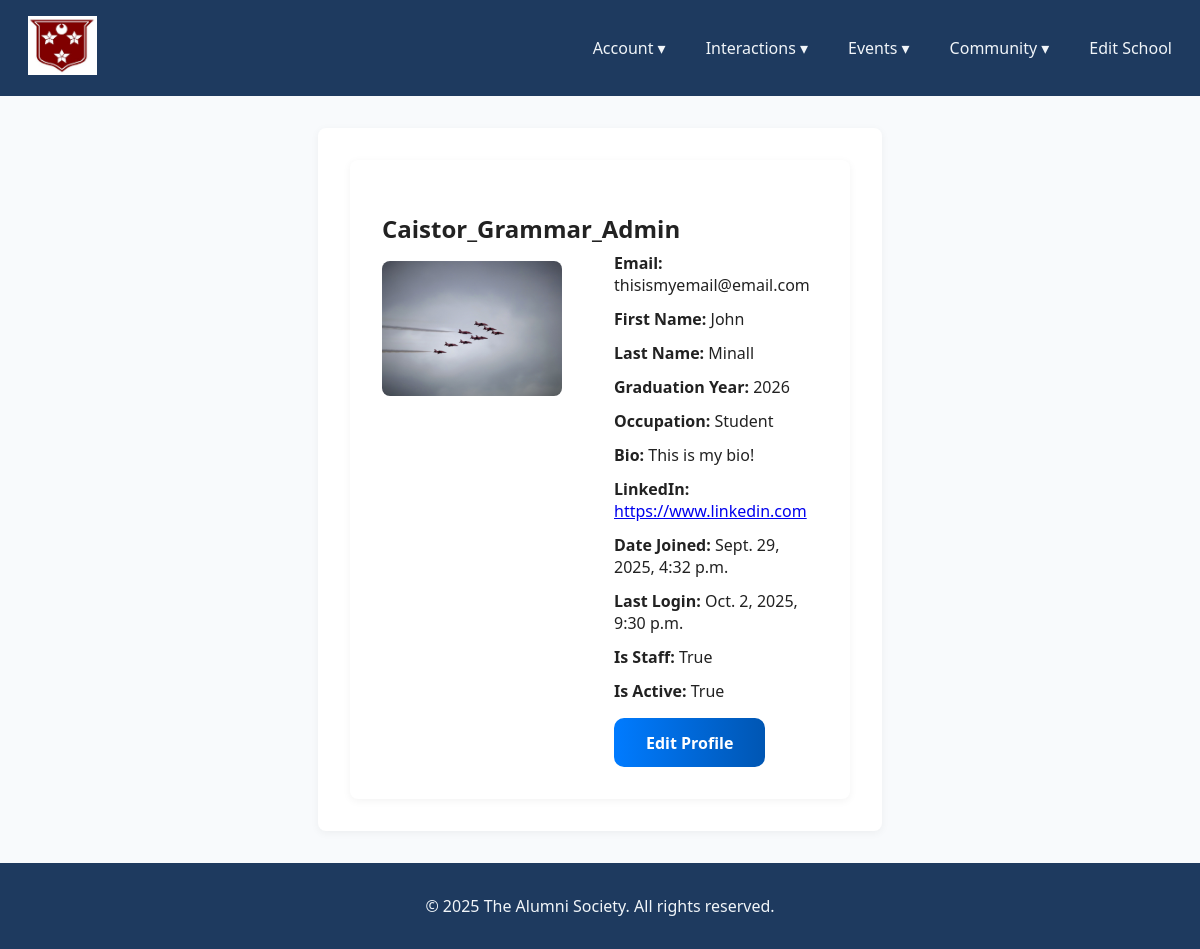
Screenshot of /accounts/profile/ (signed in) with the database file from the repository.
### Accounts/models.py (models this page shows, shortened)
class User(AbstractUser):
    school = models.ForeignKey(School, on_delete=models.CASCADE, related_name="users", null=True, blank=True)
    graduation_year = models.PositiveIntegerField(null=True, blank=True)
    occupation = models.CharField(max_length=100, blank=True)
    bio = models.TextField(blank=True)
    linkedin_url = models.URLField(blank=True)
    profile_picture = models.ImageField(upload_to='profile_pics/', blank=True, null=True)
    is_staff_account = models.BooleanField(default=False)
    is_superuser_account = models.BooleanField(default=False)
    is_student_account = models.BooleanField(default=False)

### schools/models.py (models this page shows, shortened)
class School(models.Model):
    name = models.CharField(max_length=255, unique=True)
    logo = models.ImageField(upload_to="school_logos/", blank=True, null=True)
    description = models.TextField(blank=True)
    address = models.TextField(blank=True)
    banner_image = models.ImageField(upload_to="school_banners/", blank=True, null=True)

### Accounts/views.py (the view)
    def wrapper(request, *args, **kwargs):
        if not request.user.is_authenticated:
            return redirect('Accounts:login')
        return view_func(request, *args, **kwargs)

### Accounts/views.py (called while the page is built)
def user_login_required(view_func):
    def wrapper(request, *args, **kwargs):
        if not request.user.is_authenticated:
            return redirect('Accounts:login')
        return view_func(request, *args, **kwargs)
    return wrapper

@user_login_required
def profile_view(request):
    if not request.user.is_authenticated:
        return redirect('Accounts:login')
    return render(request, 'accounts/profile.html', {'user': request.user})

### Accounts/templates/accounts/profile.html
{% extends "Main/base.html" %}
{% load static %}
{% block content %}
<div class="profile-container">
    <div class="profile-box">
        <div class="profile-left">
            <h2 class="profile-username">{{ user.username }}</h2>
            {% if user.profile_picture %}
            <img src="{{ user.profile_picture.url }}" alt="Profile picture" class="profile-img">
            {% else %}
            <div class="no-picture">No Profile Picture</div>
            {% endif %}
        </div>
        <div class="profile-right">
            <ul>
                <br><br>
                <li><strong>Email:</strong> {{ user.email }}</li>
                <li><strong>First Name:</strong> {{ user.first_name }}</li>
                <li><strong>Last Name:</strong> {{ user.last_name }}</li>
                <li><strong>Graduation Year:</strong> {{ user.graduation_year }}</li>
                <li><strong>Occupation:</strong> {{ user.occupation }}</li>
                <li><strong>Bio:</strong> {{ user.bio|default:"Not provided" }}</li>
                <li><strong>LinkedIn:</strong>
                    {% if user.linkedin_url %}
                    <a class="social" href="{{ user.linkedin_url }}" target="_blank">{{ user.linkedin_url }}</a>
                    {% else %}
                    <span class="text-muted">Not provided</span>
                    {% endif %}
                </li>
                <li><strong>Date Joined:</strong> {{ user.date_joined }}</li>
                <li><strong>Last Login:</strong> {{ user.last_login }}</li>
                <li><strong>Is Staff:</strong> {{ user.is_staff_account }}</li>
                <li><strong>Is Active:</strong> {{ user.is_active }}</li>
            </ul>
            <a href="{% url 'Accounts:edit_profile' %}" class="btn-primary">Edit Profile</a>
        </div>
    </div>
</div>
{% endblock %}

### Main/templates/Main/base.html (shortened to what this page needs)
<!DOCTYPE html>
<html lang="en">
<head>
    {% load static %}
    <link rel="stylesheet" href="{% static 'Main/style.css' %}">
</head>
<body>
<nav>
  <div class="nav-container">
    <div class="logo">
      <a href="{% url 'Main:homepage' %}" class="logo1">
        <p class="navtitle">
          {% if user.is_authenticated %}
            <img class="navbar-logo" src="{{ user.school.logo.url }}">
          {% else %}
            <img class="navbar-logo" src="{% static 'images/The Alumni Society Logo.png' %}" alt="Logo">
            {% endif %}
      </a>
    </div>
    <ul class="nav-links">
      {% if user.is_authenticated %}
      <li class="dropdown">
        <a href="#">Account ▾</a>
      </li>
      <li class="dropdown">
        <a href="#">Interactions ▾</a>
      </li>
      <li class="dropdown">
        <a href="#">Events ▾</a>
      </li>
      <li class="dropdown">
        <a href="#">Community ▾</a>
      </li>
      {% else %}
      <li><a href="{% url 'Accounts:login' %}">Login</a></li>
      <li><a href="{% url 'Accounts:create_account' %}">Create Account</a></li>
      {% endif %}
      {% if user.is_staff_account %}
      <li><a href="{% url 'schools:edit_school' user.school.id %}">Edit School</a></li>
      {% endif %}
    </ul>
  </div>
</nav>
    <main>
        {% block content %}
        {% endblock %}
    </main>
    <footer>
        <p>&copy; {{ year|default:2025 }} The Alumni Society. All rights reserved.</p>
    </footer>
</body>
</html>

### Main/static/Main/style.css (style rules this page uses)
nav { background: #1e3a5f; padding: 0.5rem 1rem; }
footer { background: #1e3a5f; padding: 1rem 0; text-align: center; color: #f1f5f9; }
.nav-container { display: flex; justify-content: space-between; align-items: center; max-height: 80px; }
.nav-links { list-style: none; display: flex; gap: 1rem; margin: 0; padding: 0; }
.nav-links li { position: relative; }
.logo1 { text-decoration: none; color: inherit; }
.navtitle { color: #f1f5f9; text-decoration: none; padding: 0.5rem 0.75rem; display: block; }
.nav-links a { color: #f1f5f9; text-decoration: none; padding: 0.5rem 0.75rem; display: block; }
body { display: flex; flex-direction: column; min-height: 100vh; margin: 0; padding: 0; font-family: 'Segoe UI', Arial, sans-serif; background-color: #f8fafc; color: #222; }
main { flex: 1; }
.navbar-logo { min-height: 50px; max-width: 120px; max-height: 60px; height: auto; width: auto; object-fit: contain; }
.profile-container { max-width: 900px; margin: 2rem auto; padding: 2rem; }
.profile-box { display: flex; flex-wrap: wrap; background: #fff; border-radius: 8px; box-shadow: 0 2px 8px rgba(0,0,0,0.05); padding: 2rem; gap: 2rem; }
.profile-left { flex: 0 0 200px; max-width: 200px; text-align: center; }
.profile-username { margin-bottom: 1rem; text-align: left; }
.profile-img { width: 100%; border-radius: 8px; display: block; }
.profile-right { flex: 1; }
.profile-right ul { list-style: none; padding: 0; }
.profile-right li { margin-bottom: 0.5rem; }
.btn-primary { margin-top: 1rem; }
.profile-container { display: flex; gap: 2rem; background: #fff; padding: 2rem; border-radius: 8px; box-shadow: 0 2px 8px rgba(0,0,0,0.05); max-width: 500px; margin: 2rem auto; }
.profile-left { flex: 0 0 200px; text-align: center; }
.profile-img { max-width: 180px; border-radius: 8px; }
.profile-right li { margin-bottom: 0.75rem; }
.btn-primary { display: inline-block; padding: 0.85rem 2rem; font-size: 1rem; font-weight: 600; color: #fff; background: linear-gradient(90deg, #007bff, #0056b3); border: none; border-radius: 10px; text-decoration: none; cursor: pointer; transition: background 0.25s, transform 0.2s; text-align: center; margin: 0; }

### rows the page displays
User: school.logo (picture), username "Caistor_Grammar_Admin", profile_picture (picture), email "thisismyemail@email.com", first_name "John", last_name "Minall", graduation_year "2026", occupation "Student", bio "This is my bio!", linkedin_url "https://www.linkedin.com", date_joined "Sept. 29, 2025, 4:32 p.m.", last_login "Oct. 2, 2025, 9:30 p.m.", is_staff_account "True", is_active "True"

### other values shown
{{ year|default:2025 }} "2025"
